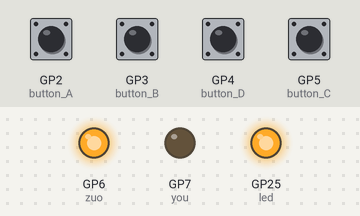
This program was run on a simulated Raspberry Pi Pico running MicroPython. Parts: output pins drawn as LEDs (lit = HIGH). Inputs (shaded band) come from the test bench; at power-on: GP2 (button_A), GP3 (button_B), GP4 (button_D), GP5 (button_C) LOW.

Above: at 1.2 s.
1.3 s: GP2 (button_A) pulled HIGH for 0.15 s
At 1.5 s:
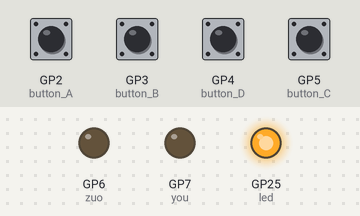
Timing chart, 0 to 4.3 s (numbered marks = the images above; inputs shaded):
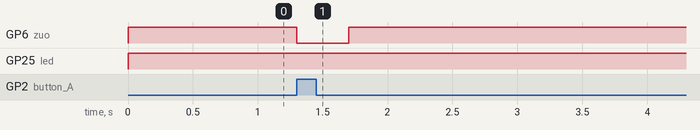

Measured:
- after the input at 1.3 s, GP6 (zuo): HIGH → LOW at once, → HIGH 0.40 s later

The program:

yaokon.py
```python
from machine import UART, Pin
import time

uart1 = UART(1, baudrate=9600, tx=Pin(8), rx=Pin(9))
uart0 = UART(0, baudrate=9600, tx=Pin(0), rx=Pin(1))
button_D=Pin(4,Pin.IN,Pin.PULL_DOWN)
button_A=Pin(2,Pin.IN,Pin.PULL_DOWN)
button_B=Pin(3,Pin.IN,Pin.PULL_DOWN)
button_C=Pin(5,Pin.IN,Pin.PULL_DOWN)
zuo=Pin(6,Pin.OUT)
you=Pin(7,Pin.OUT)
led=Pin(25,Pin.OUT)
if __name__=='__main__':
    while True:
        led.value(1)
        zuo.value(1)
        if button_A.value()==1:
            zuo.value(0)
            time.sleep(0.4)
            zuo.value(1)
        if button_B.value()==1:
            zuo.value(0)
            time.sleep(0.4)
            zuo.value(1)
        if button_C.value()==1:
            zuo.value(0)
            time.sleep(0.4)
            zuo.value(1)
        if button_D.value()==1:
            zuo.value(0)
            time.sleep(0.4)
            zuo.value(1)
```
